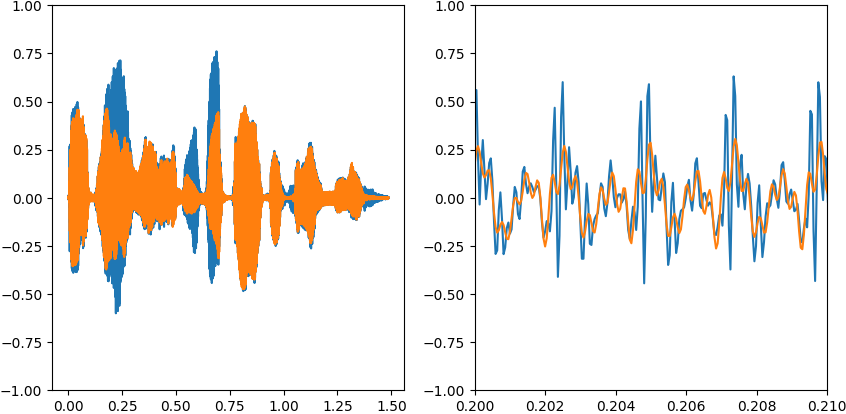

Recreate this plot in Python.
import matplotlib.pyplot as plt
from sound import Sound

sound = Sound('mono')
X, Y = sound.time, sound.data
Y3000 = sound.lowpass(3000)

plt.figure(figsize=(10, 5))
plt.subplot(121)
plt.ylim(-1, 1)
plt.plot(X, Y), plt.plot(X, Y3000)
plt.subplot(122)
plt.xlim(0.2, 0.21), plt.ylim(-1, 1)
plt.plot(X, Y), plt.plot(X, Y3000)
plt.show()
#plt.savefig('lowpass.png', bbox_inches='tight', pad_inches=0)
